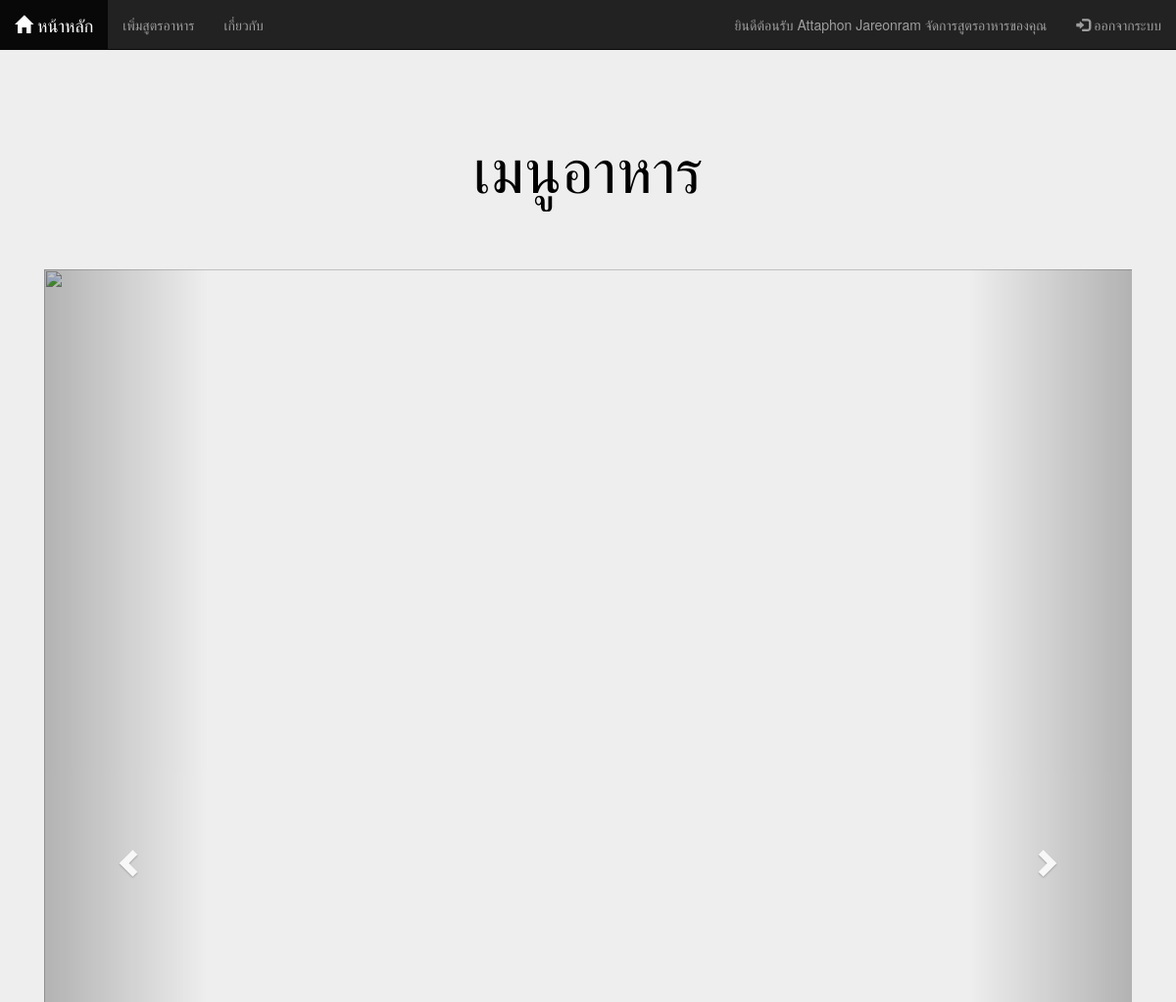
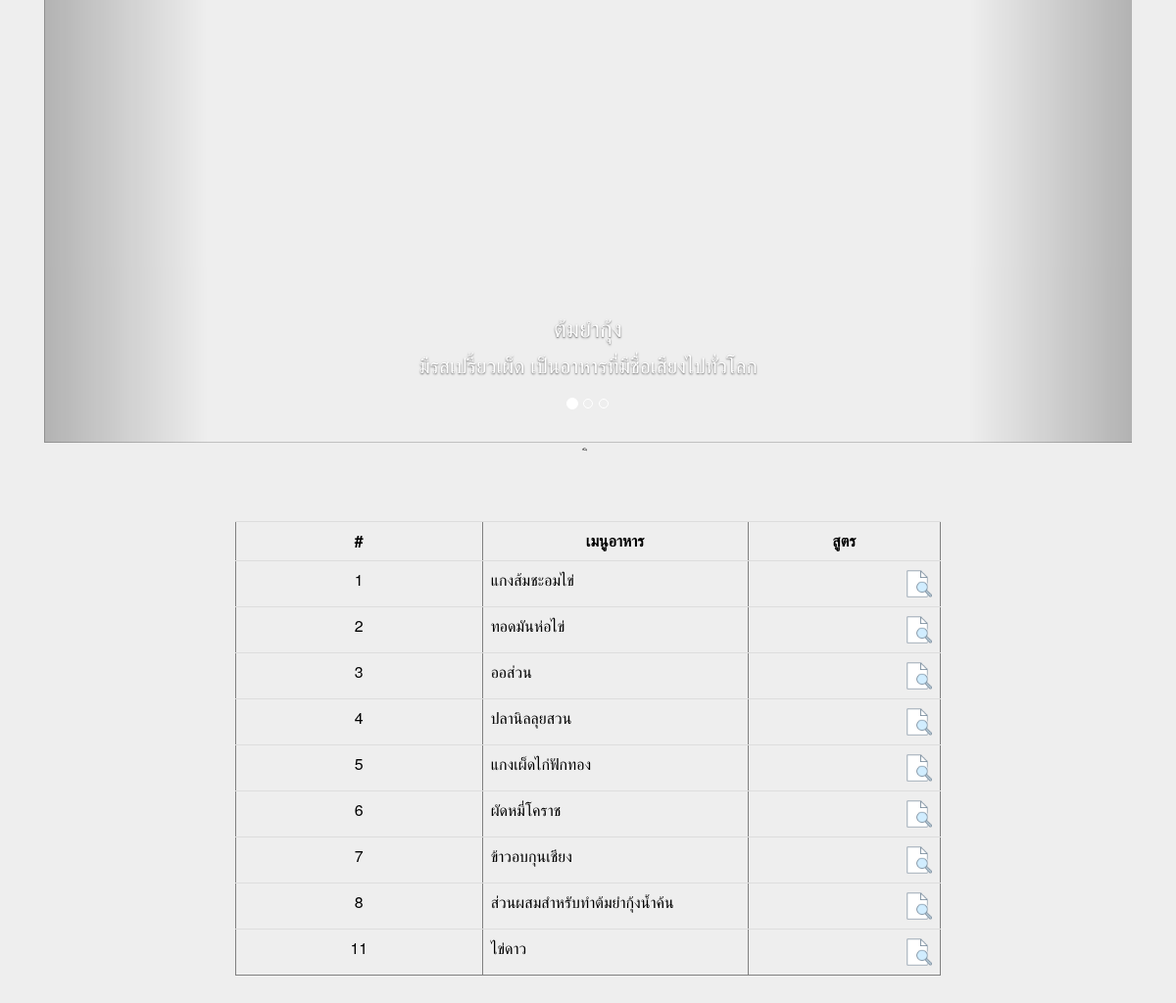
The page /DB/Member/list.php (signed in) on the database its author committed (2 pictures, top to bottom).
### tables this page shows
CREATE TABLE `food_menu` (
  `fId` int(11) NOT NULL,
  `fName` varchar(50) NOT NULL,
  `ingredient` text NOT NULL,
  `formula` text NOT NULL,
  `img` varchar(255) NOT NULL,
  `UserID` int(3) NOT NULL
);

### DB/Member/list.php (the view, shortened to what this page needs)
<html>
<head>
    <link rel="stylesheet" href="https://maxcdn.bootstrapcdn.com/bootstrap/3.4.1/css/bootstrap.min.css">
    <link rel="stylesheet" href="head.css">
</head>
<body class="jumbotron">
    <nav class="navbar navbar-inverse navbar-fixed-top">
        <div class="container-fluid">
            <div class="navbar-header">
                <ul class="nav navbar-nav">
                    <li class="active"> <a class="navbar-brand" href="#"><span class="glyphicon glyphicon-home"></span> หน้าหลัก</a></li>
                    <li><a href="add.php">เพิ่มสูตรอาหาร</a></li>
                    <li><a href="About.php">เกี่ยวกับ</a></li>
                </ul>
            </div>
            <div class="collapse navbar-collapse" id="myNavbar">
                <ul class="nav navbar-nav navbar-right">
                    <li><a href="list_Member.php">ยินดีต้อนรับ <?php echo $_SESSION["Name"]; ?> จัดการสูตรอาหารของคุณ</a></li>
                    <li><a href="logout.php"><span class="glyphicon glyphicon-log-in"></span> ออกจากระบบ </a></li>
                </ul>
            </div>
        </div>
    </nav>
    <div class="jumbotron">
        <div class="container text-center">
            <br>
            <h1>เมนูอาหาร</h1>
            <br><br><br>
            <?php include("imgg.php") ?>
        </div>
        <div style="margin:auto;width:60%;">
            <?php
            include("connect.php");
            $sql = "SELECT * FROM food_menu";
            $query = $conn->query($sql);
            ?>
            <table class="table" width="600" border="1">
                <tr>
                    <th width="91">
                        <div align="center"># </div>
                    </th>
                    <th width="98">
                        <div align="center">เมนูอาหาร </div>
                    </th>
                    <th width="71">
                        <div align="center">สูตร</div>
                    </th>
                </tr>
                <?php
                while ($result = mysqli_fetch_array($query, MYSQLI_ASSOC)) {
                ?>
                    <tr>
                        <td>
                            <div align="center"><?php echo $result["fId"]; ?></div>
                        </td>
                        <td><?php echo $result["fName"]; ?></td>
                        <td align="right"><a href="detail.php?fId=<?php echo $result["fId"]; ?>"><img src="../img/view.png" width="30" height="30"></a></td>
                    </tr>
                <?php
                }
                ?>
        </div>
    </div>
</body>
</html>

### DB/head.css (style rules this page uses)
.navbar { margin-bottom: 0; border-radius: 0; }

### rows shown on the page
food_menu: fId "1", fName "แกงส้มชะอมไข่"
food_menu: fId "2", fName "ทอดมันห่อไข่"
food_menu: fId "3", fName "ออส่วน"
food_menu: fId "4", fName "ปลานิลลุยสวน"
food_menu: fId "5", fName "แกงเผ็ดไก่ฟักทอง"
food_menu: fId "6", fName "ผัดหมี่โคราช"
food_menu: fId "7", fName "ข้าวอบกุนเชียง"
food_menu: fId "8", fName "ส่วนผสมสำหรับทำต้มยำกุ้งน้ำค้น"
food_menu: fId "11", fName "ไข่ดาว"

### other values the page prints
$_SESSION["Name"] "Attaphon Jareonram"
